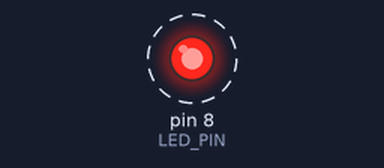
A sketch run on a simulated Arduino Uno, built with avr-gcc and run on an emulated ATmega328P. Shown: output pins drawn as LEDs (lit = HIGH). Dashed ring = blinking. What the sketch prints to the serial monitor is not drawn.

Above: at 0.5 s.
Timing chart, 0 to 4.6 s (numbered marks = the images above):
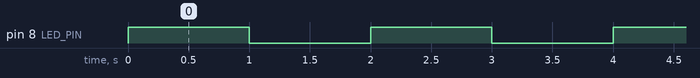

Measured:
- by itself, pin 8 (LED_PIN): alternates HIGH for 1.0 s and LOW for 1.0 s

The sketch:

sketch.ino
```cpp
/*
 * Task 1: LED Blink with External Current-Limiting Resistor
 * Board: Arduino Uno
 *
 * Wiring:
 * - Arduino Digital Pin 8 -> 220 Ohm Resistor -> LED Anode (Long lead / A)
 * - LED Cathode (Short lead / C) -> Arduino GND
 */

const int LED_PIN = 8;
const unsigned long BLINK_INTERVAL_MS = 1000;

void setup() {
  // Initialize serial communication for diagnostic output
  Serial.begin(9600);
  while (!Serial) {
    ; // Wait for serial port to connect (needed for native USB)
  }

  // Set LED pin as digital output
  pinMode(LED_PIN, OUTPUT);
  Serial.println(F("--- Task 1: LED Blink Initialized ---"));
}

void loop() {
  // Turn LED ON (HIGH sends 5V)
  digitalWrite(LED_PIN, HIGH);
  Serial.println(F("LED Status: ON"));
  delay(BLINK_INTERVAL_MS);

  // Turn LED OFF (LOW connects to 0V)
  digitalWrite(LED_PIN, LOW);
  Serial.println(F("LED Status: OFF"));
  delay(BLINK_INTERVAL_MS);
}
```
